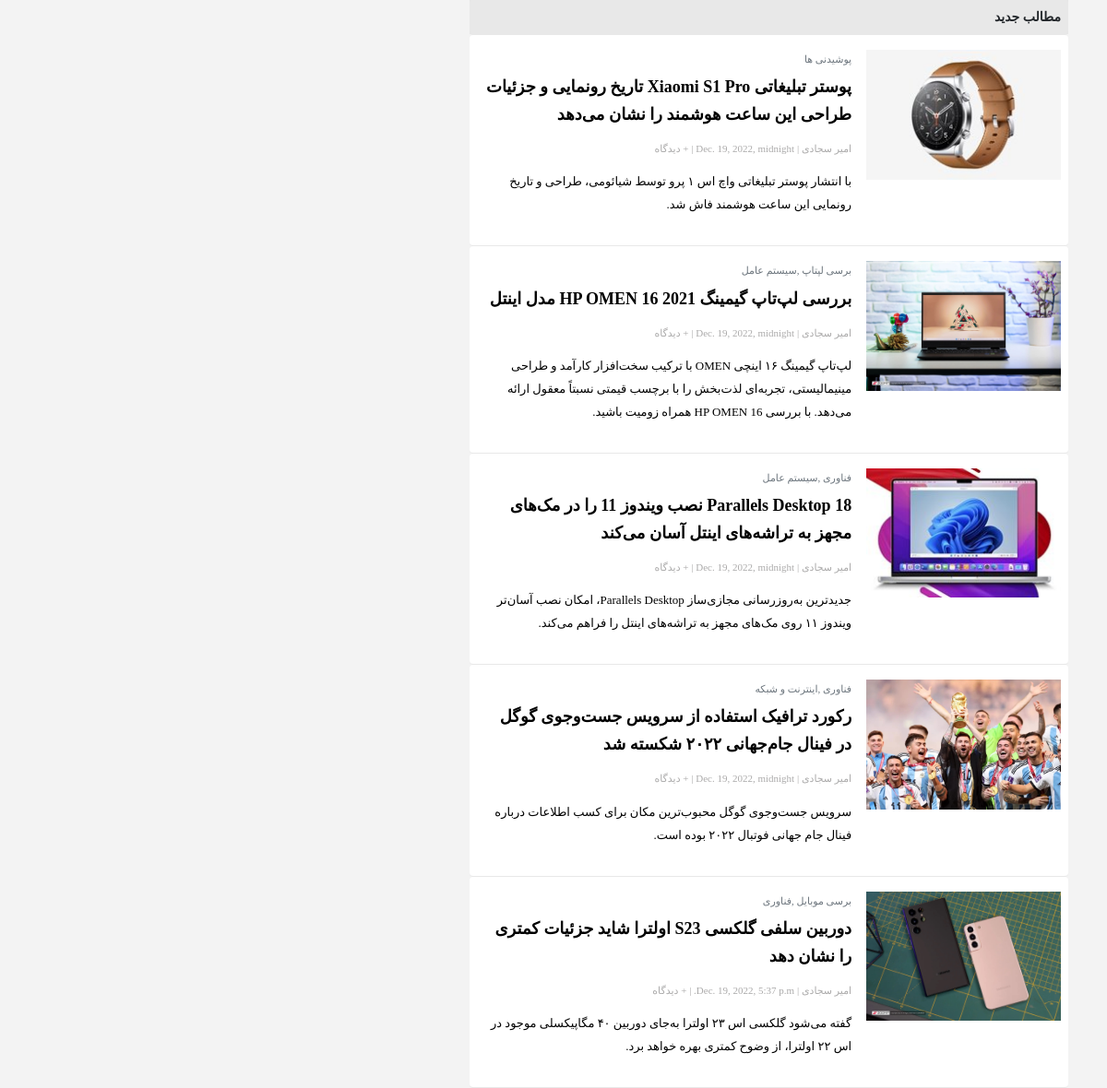
The page / on the database its author committed.
### article_module/models.py (models this page shows, shortened)
class Article(models.Model):
    title = models.CharField(max_length=300, verbose_name="عنوان مقاله")
    slug = models.SlugField(max_length=400, allow_unicode=True, db_index=True, verbose_name="عنوان در url")
    image = models.ImageField(upload_to="images/articles", verbose_name="تصویر مقاله")
    short_description = models.TextField(verbose_name="توضحیات مختصر")
    text = models.TextField(verbose_name="توضیحات مقاله")
    is_active = models.BooleanField(default=True, verbose_name="فعال / غیرفعال")
    selected_categories = models.ManyToManyField(to="ArticleCategory", verbose_name="دسته بندی های مقاله")
    author = models.ForeignKey(User, verbose_name="نویسنده", null=True, editable=False, on_delete=models.CASCADE)
    create_date = models.DateTimeField(auto_now_add=True, verbose_name="تاریخ ایجاد", editable=False)
    class Meta:
        verbose_name = "مقاله"
        verbose_name_plural = "مقالات"

class ArticleCategory(models.Model):
    parent = models.ForeignKey("ArticleCategory",null=True,blank=True,on_delete=models.CASCADE ,verbose_name="دسته بندی")
    title = models.CharField(max_length=200, verbose_name="عنوان دسته بندی")
    url_title = models.CharField(max_length=200,unique=True, verbose_name="عنوان  دسته بندی در url")
    is_active = models.BooleanField(default=True, verbose_name="فعال / غیرفعال")
    is_article = models.BooleanField(default=True, verbose_name="مقاله میباشد")
    class Meta:
        verbose_name = "دسته بندی مقالات"
        verbose_name_plural = "دسته بندی های مقالات"

### account_module/models.py (models this page shows)
class User(AbstractUser):
    mobile = models.CharField(max_length=20)
    email_activation_code = models.CharField(max_length=100, verbose_name="کد فعال سازی")
    class Meta:
        verbose_name = "کاربر"
        verbose_name_plural = "کاربران"
    def __str__(self):
        if self.first_name is not "" and self.last_name is not "" :
            return self.get_full_name()
        return self.email

### article_module/views.py (the view)
# urls.py: path('', body_main_sideView.as_view(), name="home-page"),
class body_main_sideView(ListView):
    model = Article
    template_name = "article_module/body_components/homePage/main_side-home.html"
    def get_queryset(self):
        query = super(body_main_sideView, self).get_queryset()
        category_name = self.kwargs.get("category")
        if(category_name is not None):
            query = query.filter(selected_categories__url_title__iexact=category_name, is_active=True)
        return query
    def get_context_data(self, *, object_list=None, **kwargs):
        context = super(body_main_sideView, self).get_context_data()
        url_title = self.kwargs.get("category", None)
        if(url_title):
            title = ArticleCategory.objects.filter(url_title=url_title).values("title")[0].get("title")
            context["url_persian_title"] = title
        return context

### article_module/templates/article_module/body_components/homePage/main_side-home.html (shortened to what this page needs)
{% extends "home_module/homePage.html" %}
{% load jalali_tags %}
{% block main-side %}
<div id="main-side" class="col-md-9 col-lg-6">
                <div class="card">
                    <div id="side-header" class="p-2 col-12">
                    {% if request.path == "/" %}
                        مطالب جدید
                        {% else %}
                           مطالب بخش
                        {{ url_persian_title }}
                    {% endif %}
                    </div>
                </div>
                {% for article in article_list %}
                    <div class="card px-2 py-3">
                    <div class="row g-0">
                        <div class="col-4 p-0">
                            <a href="{% url 'detail-page' slug=article.slug %}">
                                <img src="{{ article.image.url }}" class="img-fluid" alt="...">
                            </a>
                        </div>
                        <div class="col-8">
                            <div class="card-body p-2 pe-3">
                                <div style="display: flex;flex-direction: row">
                                    {% for cat in article.selected_categories.all %}
                                        <a href="{% url 'home-page-by-category' category=cat.url_title %}">
                                        {% if article.selected_categories.last == cat %}
                                            <h6 class="card-subtitle text-muted"> {{ cat.title }} </h6>
                                            {% else %}
                                            <h6 class="card-subtitle text-muted"> {{ cat.title }} , </h6>
                                        {% endif %}
                                        </a>
                                        {% endfor %}
                                </div>
                                <a href="{% url 'detail-page' slug=article.slug %}">
                                    <h5 class="py-2 card-title">
                                        {{ article.title }}
                                    </h5>
                                </a>
                                <a href="#">
                                    <h6 class="card-author" style="font-family: IranSans">
                                        {{article.author}} | {{ article.create_date | to_jalali}}  | + دیدگاه
                                    </h6>
                                </a>
                                <a href="{% url 'detail-page' slug=article.slug %}">
                                    <p class="py-2 card-text">
                                        {{ article.short_description }}
                                    </p>
                                </a>
                            </div>
                        </div>
                    </div>
                </div>
                {% endfor %}
            </div>
{% endblock %}

### static/css/setting.css (style rules this page uses)
body { background-color: #f3f3f3; }
@media (min-width: 1199.98px) { #body .col-lg-6 { width: 59%; } }

### static/css/header-style.css (style rules this page uses)
* { list-style: none; text-decoration: none !important; }

### static/css/left&right-side.css (style rules this page uses)
#side-header { text-align: right; font-family: "IranSans"; font-weight: 600; font-size: 14px; background-color: #e5e5e5e1; height: fit-content; }

### static/css/main-side.css (style rules this page uses)
#main-side .card { text-align: right; font-family: "IranSans"; font-size: 12px; border: none; }
#main-side .card { border-bottom: 1px solid #e5e5e5e1; }
#main-side .card a { color: #000; }
#main-side .card img { width: 100%; }
#main-side .card h5 { font-weight: bold; font-size: 18px; line-height: 30px; }
#main-side .card h6 { font-size: 11px; }
#main-side .card .card-text { font-size: 13px; line-height: 25px; }
#main-side .card .card-author { color: #abaaaa; }

### static/css/footer.css (style rules this page uses)
footer h5,h6 { color: #fff; text-align: right; }

### rows shown on the page
Article: image (picture), title "پوستر تبلیغاتی Xiaomi S1 Pro تاریخ رونمایی و جزئیات طراحی این ساعت هوشمند را نشان می‌دهد", author "امیر سجادی", short_description "با انتشار پوستر تبلیغاتی واچ اس ۱ پرو توسط شیائومی، طراحی و تاریخ رونمایی این ساعت هوشمند فاش شد."
ArticleCategory: title "پوشیدنی ها"
Article: image (picture), title "بررسی لپ‌تاپ گیمینگ HP OMEN 16 2021 مدل اینتل", author "امیر سجادی", short_description "لپ‌تاپ گیمینگ ۱۶ اینچی OMEN با ترکیب سخت‌افزار کارآمد و طراحی مینیمالیستی، تجربه‌‌ای لذت‌بخش را با برچسب قیمتی نسبتاً معقول ارائه می‌دهد. با بررسی HP OMEN 16 همراه زومیت باشید."
ArticleCategory: title "برسی لپتاپ"
ArticleCategory: title "سیستم عامل"
Article: image (picture), title "Parallels Desktop 18 نصب ویندوز 11 را در مک‌های مجهز به تراشه‌های اینتل آسان می‌کند", author "امیر سجادی", short_description "جدیدترین به‌روزرسانی مجازی‌ساز Parallels Desktop، امکان نصب آسان‌تر ویندوز ۱۱ روی مک‌های مجهز به تراشه‌های اینتل را فراهم می‌کند."
ArticleCategory: title "فناوری"
Article: image (picture), title "رکورد ترافیک استفاده از سرویس جست‌وجوی گوگل در فینال جام‌جهانی ۲۰۲۲ شکسته شد", author "امیر سجادی", short_description "سرویس جست‌وجوی گوگل محبوب‌ترین مکان برای کسب اطلاعات درباره فینال جام‌ جهانی فوتبال ۲۰۲۲ بوده است."
ArticleCategory: title "اینترنت و شبکه"
Article: image (picture), title "دوربین سلفی گلکسی S23‌ اولترا شاید جزئیات کمتری را نشان دهد", author "امیر سجادی", create_date|to_jalali "Dec. 19, 2022, 5:37 p.m.", short_description "گفته می‌شود گلکسی اس ۲۳ اولترا به‌جای دوربین ۴۰ مگاپیکسلی موجود در اس ۲۲ اولترا، از وضوح کمتری بهره خواهد برد."
ArticleCategory: title "برسی موبایل"
